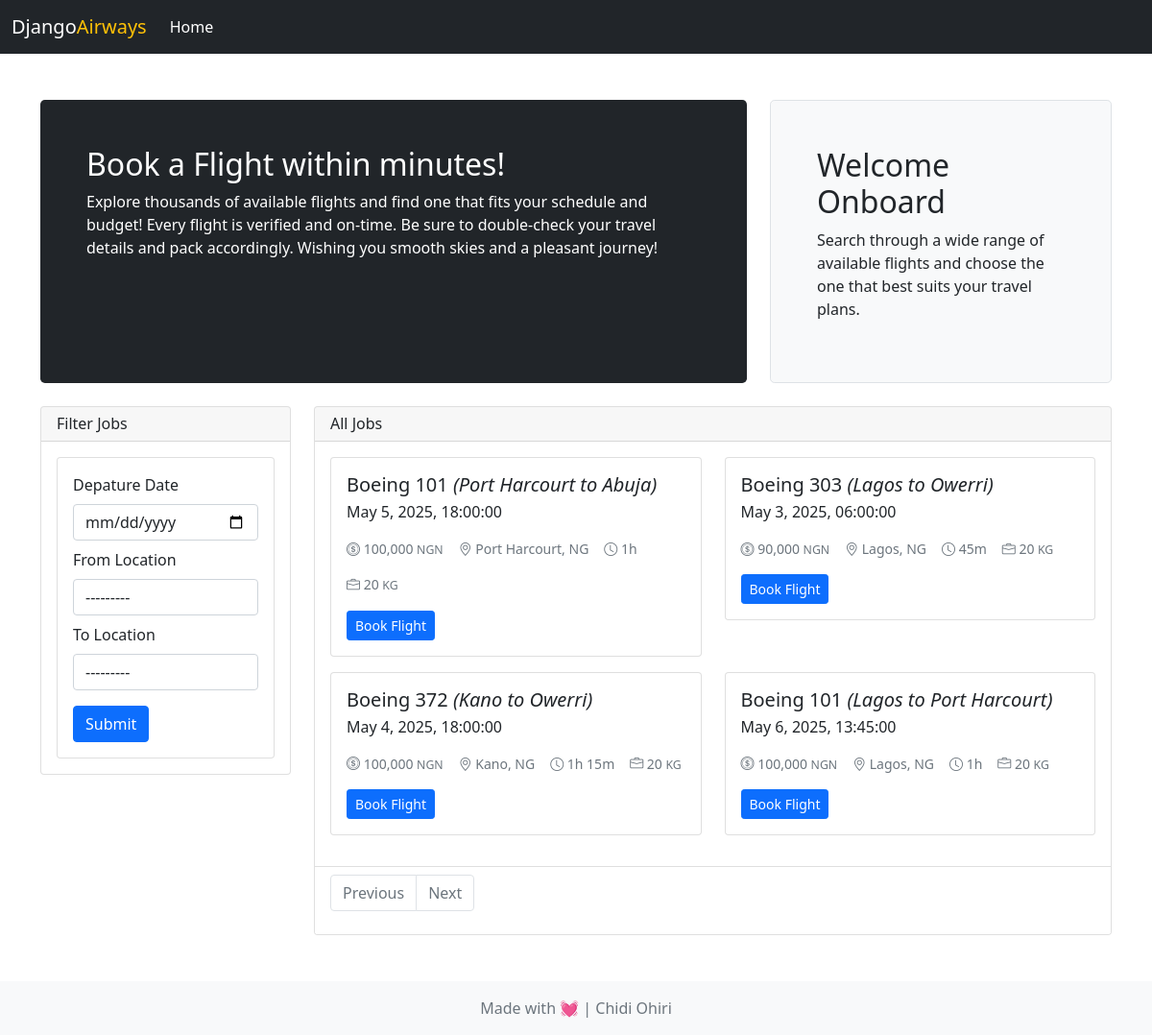
The page / on the database its author committed.
### booking/models.py (models this page shows, shortened)
class FlightSchedule(models.Model):
    plane = models.ForeignKey(Airplane, on_delete=models.CASCADE)
    departure_date = models.DateField()
    departure_time = models.TimeField()
    from_location = models.CharField(
        max_length=100,
        choices=(
            ('Port Harcourt', 'Port Harcourt'),
            ('Abuja', 'Abuja'),
            ('Lagos', 'Lagos'),
            ('Owerri', 'Owerri'),
            ('Kano', 'Kano')
        )
    )
    to_location = models.CharField(
        max_length=100,
        choices=(
            ('Port Harcourt', 'Port Harcourt'),
            ('Abuja', 'Abuja'),
            ('Lagos', 'Lagos'),
            ('Owerri', 'Owerri'),
            ('Kano', 'Kano')
        )
    )
    select_travel_class = models.ManyToManyField(TravelClass)
    eta = models.CharField(
        max_length=50,
        choices=(
            ('30m', '30m'),
            ('45m', '45m'),
            ('1h', '1h'),
            ('1h 15m', '1h 15m'),
            ('1h 30m', '1h 30m'),
            ('2h', '2h')
        )
    )
    max_baggage_weight = models.PositiveIntegerField(default=20)
    amount = models.PositiveIntegerField()
    timestamp = models.DateTimeField(auto_now_add=True)

class Airplane(models.Model):
    name = models.CharField(max_length=100)
    business_seat_count = models.PositiveIntegerField(null=True, blank=True, default=0)
    economy_seat_count = models.PositiveIntegerField()
    seat_count_total = models.PositiveIntegerField(null=True, blank=True, editable=False)
    timestamp = models.DateTimeField(auto_now_add=True)

### booking/views.py (the view)
# urls.py: path('', views.flight_schedules, name='flight-schedules'),
def flight_schedules(request):
    fs = FlightSchedule.objects.all()
    fs_filter = FlightScheduleFilter(request.GET, queryset=fs)
    filtered_fs = fs_filter.qs
    paginator = Paginator(filtered_fs, 10)
    page_number = request.GET.get('page')
    page_obj = paginator.get_page(page_number)
    context = {'fs':page_obj, 'filter':fs_filter}
    return render(request, 'booking/flight_schedules.html', context)

### templates/booking/flight_schedules.html
{% extends 'base.html' %}
{% load widget_tweaks %}
{% load humanize %}
{% block content %}
<div class="mb-4">
    <div class="row align-items-md-stretch">
        <div class="col-md-8">
            <div class="h-100 p-5 text-white bg-dark rounded-3">
                <h2>Book a Flight within minutes!</h2>
                <p>
                    Explore thousands of available flights and find one that fits your schedule and budget! Every flight
                    is verified and on-time. Be sure to double-check your travel details and pack accordingly. Wishing
                    you smooth skies and a pleasant journey!
                </p>
            </div>
        </div>
        <div class="col-md-4">
            <div class="h-100 p-5 bg-light border rounded-3">
                <h2>Welcome Onboard</h2>
                <p>
                    Search through a wide range of available flights and choose the one that best suits your travel plans.
                </p>
            </div>
        </div>
    </div>
</div>
<div class="row">
    <div class="col-md-3">
        <div class="card">
            <div class="card-header d-flex justify-content-between align-items-center ">
                <h6 class="mb-0">Filter Jobs</h6>
            </div>
            <div class="card-body">
                <div class="card">
                    <div class="card-body">
                        <form>
                            <div class="mb-2">
                                <label for="exampleInputEmail1" class="form-label">Depature Date</label>
                                {% render_field filter.form.departure_date type="date" class="form-control" %}
                            </div>
                            <div class="mb-2">
                                <label for="exampleInputEmail1" class="form-label">From Location</label>
                                {% render_field filter.form.from_location class="form-control" %}
                            </div>
                            <div class="mb-3">
                                <label for="exampleInputEmail1" class="form-label">To Location</label>
                                {% render_field filter.form.to_location class="form-control" %}
                            </div>
                            <button type="submit" class="btn btn-primary">Submit</button>
                        </form>
                    </div>
                </div>
            </div>
        </div>
    </div>
    <div class="col-md-9">
        <div class="card">
            <div class="card-header d-flex justify-content-between align-items-center ">
                <h6 class="mb-0">All Jobs</h6>
            </div>
            <div class="card-body">
                <div class="row">
                    {% for s in fs %}
                    <div class="col-md-6">
                        <div class="card mb-3">
                            <div class="card-body">
                                <div class="">
                                    <h5 class="mb-1 ">{{s.plane.name}} <i>({{s.from_location}} to {{s.to_location}})</i>
                                    </h5>
                                    <p class="card-text">
                                        {{s.departure_date}}, {{s.departure_time|title}}
                                    </p>
                                    <div class="text-muted small d-flex flex-wrap gap-3 align-items-center">
                                        <span><i class="bi bi-coin"></i> {{s.amount|intcomma}} <small>NGN</small></span>
                                        <span><i class="bi bi-geo-alt"></i> {{s.from_location}}, NG</span>
                                        <span><i class="bi bi-clock"></i> {{s.eta}}</span>
                                        <span><i class="bi bi-briefcase"></i> {{s.max_baggage_weight}}
                                            <small>KG</small></span>
                                    </div>
                                    <a href="{% url 'book-flight' s.pk %}" class="btn btn-primary btn-sm mt-3">Book
                                        Flight</a>
                                </div>
                            </div>
                        </div>
                    </div>
                    {% endfor %}
                </div>
            </div>
            <div class="card-footer bg-white">
                <nav aria-label="...">
                    <ul class="pagination">
                        {% if fs.has_previous %}
                        <li class="page-item">
                            <a class="page-link" href="?page={{ fs.previous_page_number }}">Previous</a>
                        </li>
                        {% else %}
                        <li class="page-item disabled">
                            <a class="page-link" href="#" tabindex="-1" aria-disabled="true">Previous</a>
                        </li>
                        {% endif %}
                        {% if fs.has_next %}
                        <li class="page-item">
                            <a class="page-link" href="?page={{ fs.next_page_number }}">Next</a>
                        </li>
                        {% else %}
                        <li class="page-item disabled">
                            <a class="page-link" href="#" tabindex="-1" aria-disabled="true">Next</a>
                        </li>
                        {% endif %}
                    </ul>
                </nav>
            </div>
        </div>
    </div>
</div>
{% endblock content %}

### templates/base.html (shortened to what this page needs)
<!doctype html>
<html lang="en">
<head>
    <link href="https://cdn.jsdelivr.net/npm/bootstrap@5.0.2/dist/css/bootstrap.min.css" rel="stylesheet"
>
    <link href="https://cdn.jsdelivr.net/npm/bootstrap-icons@1.10.5/font/bootstrap-icons.css" rel="stylesheet">
</head>
<body class="d-flex flex-column min-vh-100">
    <nav class="navbar navbar-expand-lg navbar-dark bg-dark">
        <div class="container-fluid">
            <a class="navbar-brand" href="/">Django<span class="text-warning">Airways</span></a>
            <div class="collapse navbar-collapse" id="navbarSupportedContent">
                <ul class="navbar-nav me-auto mb-2 mb-lg-0">
                    <li class="nav-item">
                        <a class="nav-link active" aria-current="page" href="/">Home</a>
                    </li>
                </ul>
            </div>
        </div>
    </nav>
    <main class="flex-grow-1">
        <div class="container mt-5 mb-5">
            {% block content %}
            {% endblock content %}
        </div>
    </main>
    <footer class="footer mt-auto py-3 bg-light d-flex justify-content-center align-items-center">
        <div class="container text-center">
            <span class="text-muted">Made with 💓 | Chidi Ohiri</span>
        </div>
    </footer>
</body>
</html>

### rows shown on the page
FlightSchedule: plane.name "Boeing 101", from_location "Port Harcourt", to_location "Abuja", departure_date "May 5, 2025", departure_time "18:00:00", amount "100,000", eta "1h", max_baggage_weight "20"
FlightSchedule: plane.name "Boeing 303", from_location "Lagos", to_location "Owerri", departure_date "May 3, 2025", departure_time "06:00:00", amount "90,000", eta "45m", max_baggage_weight "20"
FlightSchedule: plane.name "Boeing 372", from_location "Kano", to_location "Owerri", departure_date "May 4, 2025", departure_time "18:00:00", amount "100,000", eta "1h 15m", max_baggage_weight "20"
FlightSchedule: plane.name "Boeing 101", from_location "Lagos", to_location "Port Harcourt", departure_date "May 6, 2025", departure_time "13:45:00", amount "100,000", eta "1h", max_baggage_weight "20"
